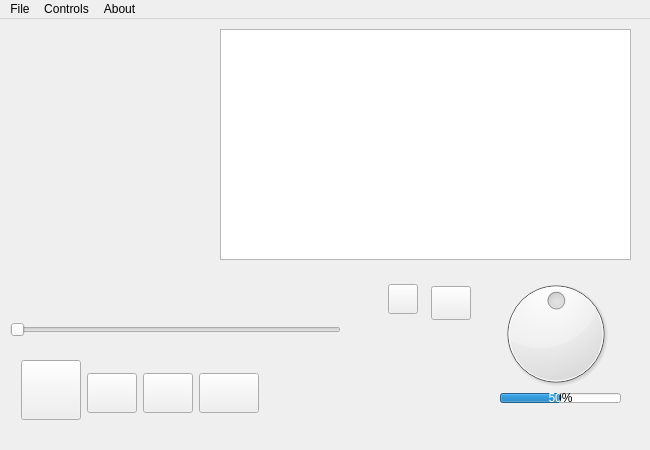
<?xml version="1.0" encoding="UTF-8"?>
<ui version="4.0">
 <class>MainWindow</class>
 <widget class="QMainWindow" name="MainWindow">
  <property name="geometry">
   <rect>
    <x>0</x>
    <y>0</y>
    <width>650</width>
    <height>450</height>
   </rect>
  </property>
  <property name="maximumSize">
   <size>
    <width>650</width>
    <height>450</height>
   </size>
  </property>
  <property name="windowTitle">
   <string>Mp3Factory</string>
  </property>
  <property name="windowIcon">
   <iconset>
    <normalon>:/icon/icon/play.png</normalon>
   </iconset>
  </property>
  <property name="iconSize">
   <size>
    <width>32</width>
    <height>32</height>
   </size>
  </property>
  <widget class="QWidget" name="centralWidget">
   <widget class="QListWidget" name="listWidget">
    <property name="geometry">
     <rect>
      <x>220</x>
      <y>10</y>
      <width>411</width>
      <height>231</height>
     </rect>
    </property>
    <property name="currentRow">
     <number>-1</number>
    </property>
    <property name="sortingEnabled">
     <bool>true</bool>
    </property>
   </widget>
   <widget class="QSlider" name="vSlider">
    <property name="geometry">
     <rect>
      <x>10</x>
      <y>290</y>
      <width>331</width>
      <height>41</height>
     </rect>
    </property>
    <property name="orientation">
     <enum>Qt::Horizontal</enum>
    </property>
   </widget>
   <widget class="QLabel" name="art">
    <property name="geometry">
     <rect>
      <x>10</x>
      <y>30</y>
      <width>201</width>
      <height>191</height>
     </rect>
    </property>
    <property name="text">
     <string/>
    </property>
   </widget>
   <widget class="QLabel" name="infoLabel">
    <property name="geometry">
     <rect>
      <x>20</x>
      <y>230</y>
      <width>191</width>
      <height>21</height>
     </rect>
    </property>
    <property name="font">
     <font>
      <pointsize>10</pointsize>
     </font>
    </property>
    <property name="text">
     <string/>
    </property>
    <property name="textFormat">
     <enum>Qt::RichText</enum>
    </property>
    <property name="wordWrap">
     <bool>false</bool>
    </property>
   </widget>
   <widget class="QDial" name="dial">
    <property name="geometry">
     <rect>
      <x>490</x>
      <y>254</y>
      <width>131</width>
      <height>121</height>
     </rect>
    </property>
    <property name="value">
     <number>50</number>
    </property>
   </widget>
   <widget class="QProgressBar" name="progressBar">
    <property name="geometry">
     <rect>
      <x>500</x>
      <y>374</y>
      <width>121</width>
      <height>10</height>
     </rect>
    </property>
    <property name="maximumSize">
     <size>
      <width>16777215</width>
      <height>10</height>
     </size>
    </property>
    <property name="value">
     <number>50</number>
    </property>
   </widget>
   <widget class="QLabel" name="status">
    <property name="geometry">
     <rect>
      <x>410</x>
      <y>380</y>
      <width>101</width>
      <height>20</height>
     </rect>
    </property>
    <property name="font">
     <font>
      <pointsize>10</pointsize>
     </font>
    </property>
    <property name="text">
     <string/>
    </property>
   </widget>
   <widget class="QWidget" name="layoutWidget">
    <property name="geometry">
     <rect>
      <x>10</x>
      <y>330</y>
      <width>341</width>
      <height>81</height>
     </rect>
    </property>
    <layout class="QHBoxLayout" name="horizontalLayout">
     <item>
      <widget class="QPushButton" name="playbutton">
       <property name="minimumSize">
        <size>
         <width>60</width>
         <height>60</height>
        </size>
       </property>
       <property name="baseSize">
        <size>
         <width>64</width>
         <height>64</height>
        </size>
       </property>
       <property name="styleSheet">
        <string notr="true"/>
       </property>
       <property name="text">
        <string/>
       </property>
       <property name="iconSize">
        <size>
         <width>64</width>
         <height>64</height>
        </size>
       </property>
      </widget>
     </item>
     <item>
      <widget class="QPushButton" name="stopbutton">
       <property name="minimumSize">
        <size>
         <width>50</width>
         <height>40</height>
        </size>
       </property>
       <property name="maximumSize">
        <size>
         <width>32</width>
         <height>32</height>
        </size>
       </property>
       <property name="baseSize">
        <size>
         <width>32</width>
         <height>32</height>
        </size>
       </property>
       <property name="text">
        <string/>
       </property>
       <property name="iconSize">
        <size>
         <width>32</width>
         <height>32</height>
        </size>
       </property>
      </widget>
     </item>
     <item>
      <widget class="QPushButton" name="nextbutton">
       <property name="minimumSize">
        <size>
         <width>50</width>
         <height>40</height>
        </size>
       </property>
       <property name="maximumSize">
        <size>
         <width>32</width>
         <height>32</height>
        </size>
       </property>
       <property name="baseSize">
        <size>
         <width>32</width>
         <height>32</height>
        </size>
       </property>
       <property name="text">
        <string/>
       </property>
       <property name="iconSize">
        <size>
         <width>32</width>
         <height>32</height>
        </size>
       </property>
      </widget>
     </item>
     <item>
      <widget class="QPushButton" name="prebutton">
       <property name="minimumSize">
        <size>
         <width>60</width>
         <height>40</height>
        </size>
       </property>
       <property name="maximumSize">
        <size>
         <width>32</width>
         <height>32</height>
        </size>
       </property>
       <property name="baseSize">
        <size>
         <width>32</width>
         <height>32</height>
        </size>
       </property>
       <property name="text">
        <string/>
       </property>
       <property name="iconSize">
        <size>
         <width>32</width>
         <height>32</height>
        </size>
       </property>
      </widget>
     </item>
     <item>
      <spacer name="horizontalSpacer">
       <property name="orientation">
        <enum>Qt::Horizontal</enum>
       </property>
       <property name="sizeHint" stdset="0">
        <size>
         <width>0</width>
         <height>0</height>
        </size>
       </property>
      </spacer>
     </item>
    </layout>
   </widget>
   <widget class="QWidget" name="layoutWidget">
    <property name="geometry">
     <rect>
      <x>370</x>
      <y>250</y>
      <width>121</width>
      <height>51</height>
     </rect>
    </property>
    <layout class="QHBoxLayout" name="horizontalLayout_2">
     <item>
      <widget class="QPushButton" name="shuffle">
       <property name="minimumSize">
        <size>
         <width>30</width>
         <height>30</height>
        </size>
       </property>
       <property name="maximumSize">
        <size>
         <width>20</width>
         <height>20</height>
        </size>
       </property>
       <property name="text">
        <string/>
       </property>
       <property name="iconSize">
        <size>
         <width>24</width>
         <height>24</height>
        </size>
       </property>
      </widget>
     </item>
     <item>
      <widget class="QPushButton" name="mute">
       <property name="minimumSize">
        <size>
         <width>40</width>
         <height>34</height>
        </size>
       </property>
       <property name="maximumSize">
        <size>
         <width>16</width>
         <height>16</height>
        </size>
       </property>
       <property name="text">
        <string/>
       </property>
       <property name="iconSize">
        <size>
         <width>30</width>
         <height>24</height>
        </size>
       </property>
      </widget>
     </item>
    </layout>
   </widget>
   <zorder>layoutWidget</zorder>
   <zorder>layoutWidget</zorder>
   <zorder>listWidget</zorder>
   <zorder>vSlider</zorder>
   <zorder>art</zorder>
   <zorder>infoLabel</zorder>
   <zorder>dial</zorder>
   <zorder>progressBar</zorder>
   <zorder>status</zorder>
  </widget>
  <widget class="QMenuBar" name="menuBar">
   <property name="geometry">
    <rect>
     <x>0</x>
     <y>0</y>
     <width>650</width>
     <height>25</height>
    </rect>
   </property>
   <widget class="QMenu" name="menuFile">
    <property name="title">
     <string>File</string>
    </property>
    <addaction name="actionOpen"/>
   </widget>
   <widget class="QMenu" name="menuControls">
    <property name="title">
     <string>Controls</string>
    </property>
    <addaction name="actionPlay"/>
    <addaction name="actionPause"/>
    <addaction name="actionStop"/>
    <addaction name="actionNext"/>
    <addaction name="actionPrevious"/>
    <addaction name="actionShuffle"/>
    <addaction name="actionMute"/>
   </widget>
   <widget class="QMenu" name="menuAbout">
    <property name="title">
     <string>About</string>
    </property>
    <addaction name="actionActionAboutUs"/>
    <addaction name="actionAboutQt"/>
   </widget>
   <addaction name="menuFile"/>
   <addaction name="menuControls"/>
   <addaction name="menuAbout"/>
  </widget>
  <action name="actionOpen">
   <property name="icon">
    <iconset resource="icon.qrc">
     <normaloff>:/icon/icon/search.png</normaloff>:/icon/icon/search.png</iconset>
   </property>
   <property name="text">
    <string>open</string>
   </property>
   <property name="toolTip">
    <string>Open file</string>
   </property>
   <property name="shortcut">
    <string>Ctrl+O</string>
   </property>
  </action>
  <action name="actionPlay">
   <property name="icon">
    <iconset resource="icon.qrc">
     <normaloff>:/icon/icon/play.png</normaloff>:/icon/icon/play.png</iconset>
   </property>
   <property name="text">
    <string>play</string>
   </property>
   <property name="shortcut">
    <string>Space</string>
   </property>
  </action>
  <action name="actionPause">
   <property name="icon">
    <iconset resource="icon.qrc">
     <normaloff>:/icon/icon/pause.png</normaloff>:/icon/icon/pause.png</iconset>
   </property>
   <property name="text">
    <string>pause</string>
   </property>
  </action>
  <action name="actionStop">
   <property name="icon">
    <iconset resource="icon.qrc">
     <normaloff>:/icon/icon/stop.png</normaloff>:/icon/icon/stop.png</iconset>
   </property>
   <property name="text">
    <string>stop</string>
   </property>
   <property name="shortcut">
    <string>Esc</string>
   </property>
  </action>
  <action name="actionNext">
   <property name="icon">
    <iconset resource="icon.qrc">
     <normaloff>:/icon/icon/next.png</normaloff>:/icon/icon/next.png</iconset>
   </property>
   <property name="text">
    <string>next</string>
   </property>
   <property name="toolTip">
    <string>Next Song</string>
   </property>
   <property name="shortcut">
    <string>PgUp</string>
   </property>
  </action>
  <action name="actionPrevious">
   <property name="icon">
    <iconset resource="icon.qrc">
     <normaloff>:/icon/icon/pre.png</normaloff>:/icon/icon/pre.png</iconset>
   </property>
   <property name="text">
    <string>previous</string>
   </property>
   <property name="toolTip">
    <string>Previous Song</string>
   </property>
   <property name="shortcut">
    <string>PgDown</string>
   </property>
  </action>
  <action name="actionActionAboutUs">
   <property name="text">
    <string>actionAboutUs</string>
   </property>
   <property name="shortcut">
    <string>F11</string>
   </property>
  </action>
  <action name="actionAboutQt">
   <property name="text">
    <string>aboutQt</string>
   </property>
   <property name="shortcut">
    <string>F12</string>
   </property>
  </action>
  <action name="actionShuffle">
   <property name="icon">
    <iconset resource="icon.qrc">
     <normaloff>:/icon/icon/unshuffle.png</normaloff>:/icon/icon/unshuffle.png</iconset>
   </property>
   <property name="text">
    <string>shuffle</string>
   </property>
   <property name="toolTip">
    <string>Shuffle songs</string>
   </property>
   <property name="shortcut">
    <string>Ctrl+Tab</string>
   </property>
  </action>
  <action name="actionMute">
   <property name="icon">
    <iconset resource="icon.qrc">
     <normaloff>:/icon/icon/mute.png</normaloff>:/icon/icon/mute.png</iconset>
   </property>
   <property name="text">
    <string>mute</string>
   </property>
   <property name="toolTip">
    <string>Mute</string>
   </property>
   <property name="shortcut">
    <string>M</string>
   </property>
  </action>
 </widget>
 <layoutdefault spacing="6" margin="11"/>
 <resources>
  <include location="icon.qrc"/>
 </resources>
 <connections>
  <connection>
   <sender>dial</sender>
   <signal>valueChanged(int)</signal>
   <receiver>progressBar</receiver>
   <slot>setValue(int)</slot>
   <hints>
    <hint type="sourcelabel">
     <x>359</x>
     <y>363</y>
    </hint>
    <hint type="destinationlabel">
     <x>345</x>
     <y>385</y>
    </hint>
   </hints>
  </connection>
 </connections>
</ui>
